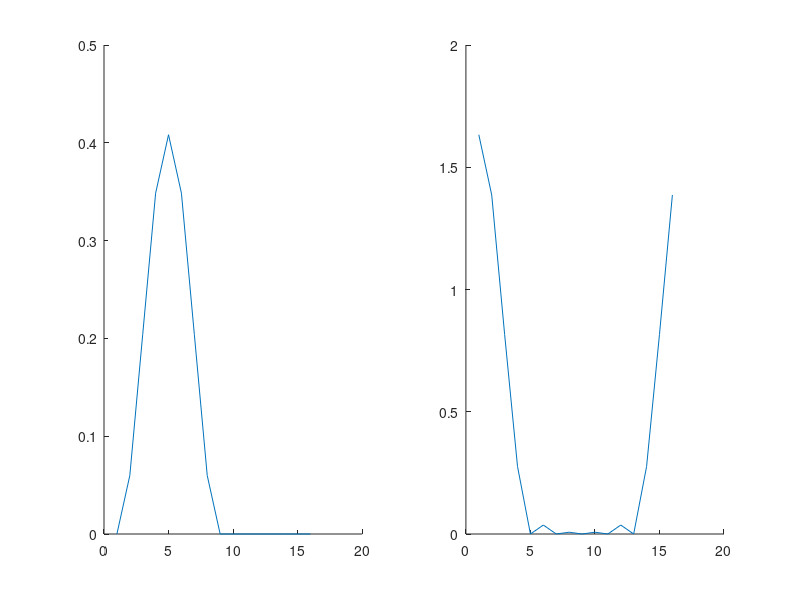

The MATLAB source for this figure:
% H=4;
% q=-H/2:H/2-1;
% w=cos(pi*q/H)*sqrt(2/H);
% sum(w.^2)
H=8; % data win size
L=8; % angles [0,pi)
% assert(mod(L,H)==0)
% check if v forms a frame, sum v^2 = 1
% check if w = v * tilde(v) is regular

j=0:H;
v=0.5*(1-cos(2*pi*(j)/H));
% v=cos(pi*(j-H/2)/H)/sqrt(2/H);
P=mean(v.*v)

v=v./sqrt(2*sum(v.*v));
% v=v./sum(v);

% w=zeros(size(v));
% for k=0:H-1
%     for n=k+1:H
%         w(k+1)=w(k+1)+v(n)*v(n-k);
%     end
% end
% w=w./H

% whanning=1+cos(pi*j/H);
% whanning=whanning./whanning(1)*w(1);
% 
% plot(w)
% hold on
% plot(whanning)
% hold off

%%
L2=2*L;
Delta=floor(H/2);
assert(mod(L2,Delta)==0)
W=zeros(H*L2/Delta,L2);
k=0;
for l=0:H-1
    for n=0:L2/Delta-1
        for q=0:L2-1
            qn=mod((q-n*Delta),L2);
            theta=l*qn*2*pi/H;
            if qn>=0 && qn<=H-1
                wn=v(qn+1);
            else
                wn=0;
            end
            W(k+1,q+1)=wn*(cos(theta)-1i*sin(theta));
        end
        k=k+1;
    end
end

GramW=W*W';
eig(GramW)

% figure
subplot(121)
hold on
plot(abs(W(1,:)))
subplot(122)
hold on

plot((abs(fft(W(1,:)))))

%% random test
x=randn(L2,1);x=x/norm(x);
y=W*x;
norm(y)